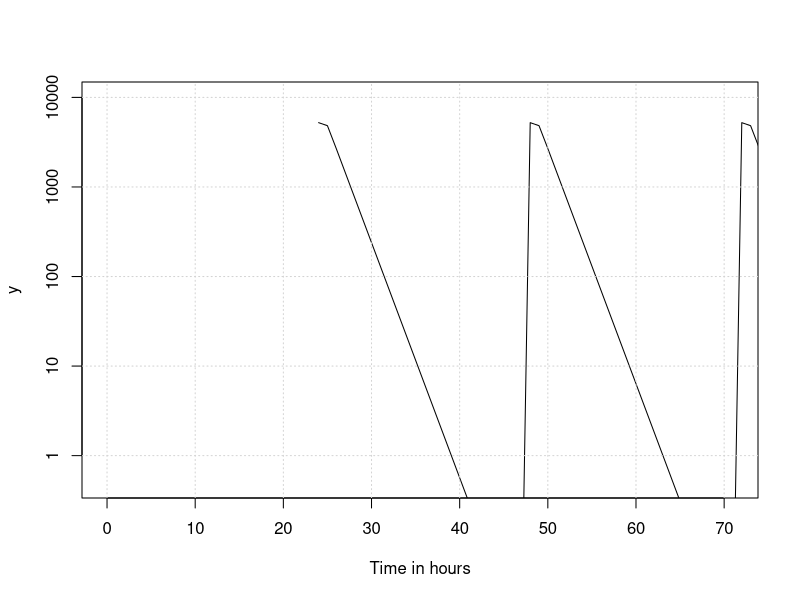
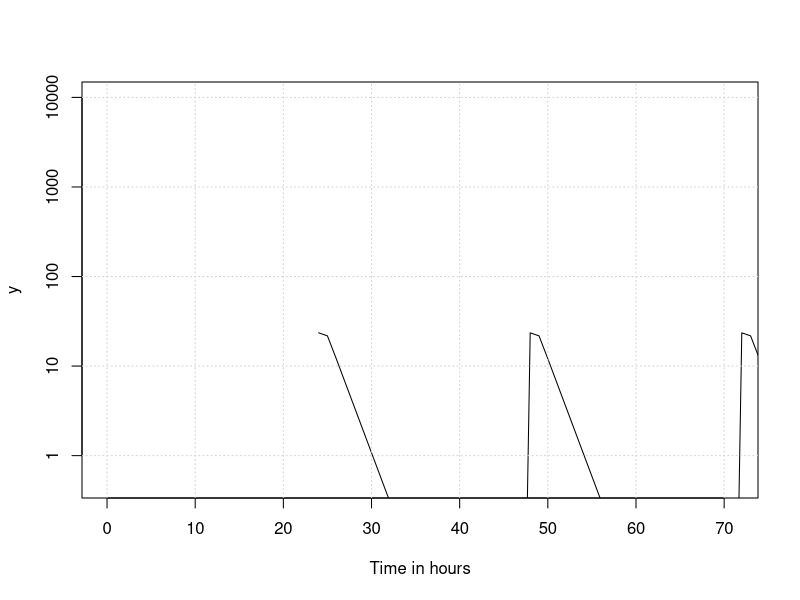
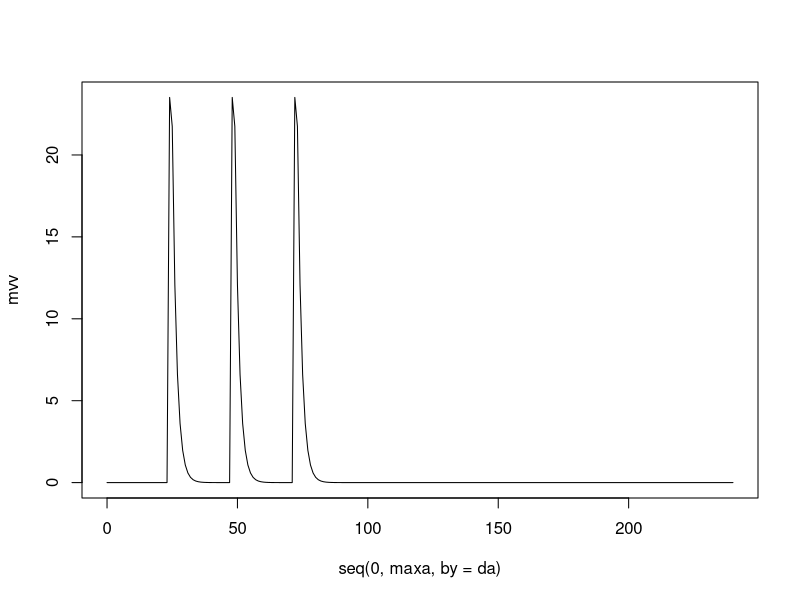

The R script that drew these images, in order:
#1 person version 20190405

# % Names of variables
# % COMP = (1)  ;(ABSORB, DEFDOSE)
# % COMP = (2)  ;(CENTRAL)
# % COMP = (3)  ;(TRANSIT 1)
# % COMP = (4)  ;(TRANSIT 2)
# % COMP = (5)  ;(TRANSIT 3)
# % COMP = (6)  ;(TRANSIT 4)
# % COMP = (7)  ;(TRANSIT 5)
# % COMP = (8)  ;(TRANSIT 6)
# % COMP = (9)  ;(TRANSIT 7)

library(Matrix)
library(pracma)


npeople = 1
dosing = 40
# % flag = pregnant
# % para is initial parasitaemia
# % scale is the natural log of patient parasitaemia


# %dimension of system
n=9

# %time steps
# %size of time step
da=1 #.003
days=10
# %maximum age in hours for 10 days period
maxa=days*24
# %no. of timesteps
asteps=maxa/da
nasteps=asteps
# %no. of timesteps in a day
oneday=24*(1/da)

# % dosing times, 
# % calculating index for mda
dt=da
mda1=(24/dt)
mda2=(48/dt)
mda3=(72/dt)


# %%PK piperaquine parameters
ACL = 0.75
AV = 1
M_WE = 48.5

# THETA=[78.0;129;0.982;1;0.58;-0.375;0.278];
# % 1.CL/F L/h
# % 2.V2/F  L
# % 3. MT
# % 4. F1
# % 5. w
# % 6. F1 Flag
# % 7.F1 para
Theta_CL_F <- 78.0
Theta_V2_F <- 129
Theta_MT <- 0.982
Theta_F1 <- 1
Theta_w <- 0.58
Theta_F1_flag <- -0.375
Theta_F1_para <- 0.278

FLAG=1

# OMEGA=[1 ; 0.0162; 1; 0.088; 1; 0.23 ];
Omega_CL <- 1
Omega_V2 <- .0162
Omega_MT <-1
Omega_F1 <- .088
Omega_W <- 1
Omega_MTT_IOV <- 0.23

WT=48.5
PARA=3.98

# TVCL = THETA(1)*(WT/M_WE)^ACL;
# TVV2 = THETA(2)*(WT/M_WE)^AV;
# TVMT = THETA(3);
# TVF1 = THETA(4)*(1+THETA(6)*FLAG)*(1+THETA(7)*(PARA-3.98));
TVCL = Theta_CL_F*(WT/M_WE)^ACL
TVV2 = Theta_V2_F*(WT/M_WE)^AV
TVMT = Theta_MT
TVF1 = Theta_F1*(1+Theta_F1_flag*FLAG)*(1+Theta_F1_para*(PARA-3.98))


# % initialize solution matrix - rows are people , columns are timesteps
vv=matrix(0,npeople,asteps+1)

# tic
  
  # % assign parameters to each person - mean estimate times randomly
  # % distributed number with mean 0 and variance omega
  CL = TVCL
  V2 = TVV2
  MT = TVMT
  # %     F10 = TVF1;  % CHECK THIS
  F10 = 1
  F1 = F10
  
  NN = 7
  KTR = (NN+1)/MT
  
  K13 = KTR
  K34 = KTR
  K45 = KTR
  K56 = KTR
  K67 = KTR
  K78 = KTR
  K89 = KTR
  K92 = KTR
  K20 = CL/V2
  
  S2 = V2/1000
  VD = V2
  
  W= Theta_w #THETA(5);
  
  
  # %set up V = solution matrix - rows is number of compartments or variable,
  # %colums is number timesteps
  v=matrix(0,n,asteps+1)
  
  # %initialize jacobian like matrix
  J=matrix(0,n,n)
  
  # for m=2:asteps+1
  for(m in 2:(asteps+1))
  {
    
    # %  state transition matrix
    diag(J) <- c(-K13,-K20,-K34,-K45,-K56,-K67,-K78,-K89,-K92)
    J[2,9] <- K92
    J[3,1] <- K13
    J[4,3] <- K34
    J[5,4] <- K45
    J[6,5] <- K56
    J[7,6] <- K67
    J[8,7] <- K78
    J[9,8] <- K89
    
    # % calc new V
    ej=expm(J*dt)
    v[,m]= ej %*% v[,m-1]
    #v[,m]= as.matrix(ej %*% v[,m-1])
    
    # % assign different dosing absorption rates per dose.
    if (m==mda1){
      v[1,m]=dosing*F1+v[1,m]
    }
    
    if (m==mda2){
      v[1,m]=dosing*F1+v[1,m]
    }
    
    if (m==mda3){
      v[1,m]=dosing*F1+v[1,m]
    }
    
  }
  
  # % keep solution for compartment 2 for each individual
  vv[1,]=v[2,] #1 person version
  
  xticktimes=seq(from=24,by=24,to=maxa)
  xticklabels=1:10
  v[2,ncol(v)]=NaN

#toc

# millitres of blood in adult
bl=4.5*1000
# nanograms in miligrams
ng=1*10^6

mvv=vv[1,]
semilogy(seq(0,maxa, by=da), mvv*ng/bl, type='l', xlim=c(0,71), ylim=c(0.5,10000), xlab="Time in hours")

#
semilogy(seq(0,maxa, by=da), mvv, type='l', xlim=c(0,71), ylim=c(0.5,10000), xlab="Time in hours")


#checking out if the scale is correct
vv[1,25]
mvv[25]
mvv[25]*ng/bl

plot(seq(0,maxa, by=da), mvv, type='l')
